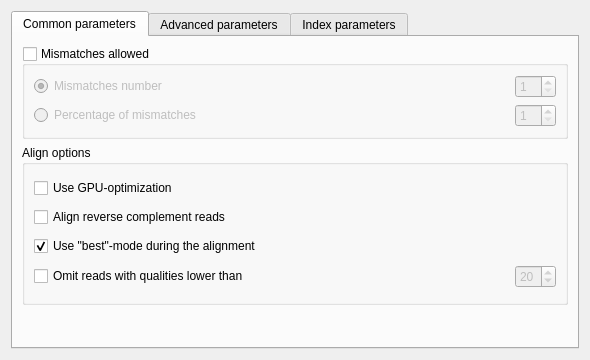
<?xml version="1.0" encoding="UTF-8"?>
<ui version="4.0">
 <class>GenomeAlignerSettings</class>
 <widget class="QWidget" name="GenomeAlignerSettings">
  <property name="geometry">
   <rect>
    <x>0</x>
    <y>0</y>
    <width>590</width>
    <height>360</height>
   </rect>
  </property>
  <property name="windowTitle">
   <string>Form</string>
  </property>
  <layout class="QVBoxLayout" name="verticalLayout_5">
   <item>
    <widget class="QTabWidget" name="tabWidget">
     <property name="sizePolicy">
      <sizepolicy hsizetype="Preferred" vsizetype="Preferred">
       <horstretch>0</horstretch>
       <verstretch>0</verstretch>
      </sizepolicy>
     </property>
     <property name="currentIndex">
      <number>0</number>
     </property>
     <widget class="QWidget" name="tab">
      <attribute name="title">
       <string>Common parameters</string>
      </attribute>
      <layout class="QVBoxLayout" name="verticalLayout_8">
       <item>
        <widget class="QGroupBox" name="groupBox_mismatches">
         <property name="toolTip">
          <string>Chech this box if mismatches between the reference sequence and the reads are allowed.</string>
         </property>
         <property name="title">
          <string>Mismatches allowed</string>
         </property>
         <property name="checkable">
          <bool>true</bool>
         </property>
         <property name="checked">
          <bool>false</bool>
         </property>
         <layout class="QVBoxLayout" name="verticalLayout">
          <item>
           <layout class="QGridLayout" name="gridLayout">
            <item row="0" column="0">
             <widget class="QRadioButton" name="absRadioButton">
              <property name="toolTip">
               <string>Select the number of mismatched nucleotides allowed.</string>
              </property>
              <property name="text">
               <string>Mismatches number</string>
              </property>
              <property name="checked">
               <bool>true</bool>
              </property>
             </widget>
            </item>
            <item row="0" column="1">
             <spacer name="horizontalSpacer">
              <property name="orientation">
               <enum>Qt::Horizontal</enum>
              </property>
              <property name="sizeHint" stdset="0">
               <size>
                <width>40</width>
                <height>20</height>
               </size>
              </property>
             </spacer>
            </item>
            <item row="0" column="2">
             <widget class="QSpinBox" name="mismatchesAllowedSpinBox">
              <property name="toolTip">
               <string>Select the number of mismatched nucleotides allowed.</string>
              </property>
              <property name="minimum">
               <number>1</number>
              </property>
              <property name="maximum">
               <number>3</number>
              </property>
             </widget>
            </item>
            <item row="1" column="0">
             <widget class="QRadioButton" name="percentRadioButton">
              <property name="toolTip">
               <string>Select the percentage of mismatches allowed. Note, that absolute number of mismatches can vary for different reads.</string>
              </property>
              <property name="text">
               <string>Percentage of mismatches</string>
              </property>
             </widget>
            </item>
            <item row="1" column="1">
             <spacer name="horizontalSpacer_2">
              <property name="orientation">
               <enum>Qt::Horizontal</enum>
              </property>
              <property name="sizeHint" stdset="0">
               <size>
                <width>40</width>
                <height>20</height>
               </size>
              </property>
             </spacer>
            </item>
            <item row="1" column="2">
             <widget class="QSpinBox" name="percentMismatchesAllowedSpinBox">
              <property name="enabled">
               <bool>false</bool>
              </property>
              <property name="toolTip">
               <string>Select the percentage of mismatches allowed. Note, that absolute number of mismatches can vary for different reads.</string>
              </property>
              <property name="minimum">
               <number>1</number>
              </property>
              <property name="maximum">
               <number>10</number>
              </property>
             </widget>
            </item>
           </layout>
          </item>
         </layout>
        </widget>
       </item>
       <item>
        <widget class="QGroupBox" name="groupBox_alignOptions">
         <property name="sizePolicy">
          <sizepolicy hsizetype="MinimumExpanding" vsizetype="MinimumExpanding">
           <horstretch>0</horstretch>
           <verstretch>0</verstretch>
          </sizepolicy>
         </property>
         <property name="minimumSize">
          <size>
           <width>0</width>
           <height>160</height>
          </size>
         </property>
         <property name="toolTip">
          <string>Set short reads aligning options.</string>
         </property>
         <property name="title">
          <string>Align options</string>
         </property>
         <layout class="QVBoxLayout" name="verticalLayout_3">
          <item>
           <layout class="QGridLayout" name="gridLayout_2" rowminimumheight="20,20,20,20">
            <property name="horizontalSpacing">
             <number>3</number>
            </property>
            <property name="verticalSpacing">
             <number>9</number>
            </property>
            <property name="topMargin">
             <number>0</number>
            </property>
            <item row="1" column="0">
             <widget class="QCheckBox" name="reverseBox">
              <property name="enabled">
               <bool>true</bool>
              </property>
              <property name="toolTip">
               <string>Use both the read and its reverse complement during aligning.</string>
              </property>
              <property name="text">
               <string>Align reverse complement reads</string>
              </property>
              <property name="checked">
               <bool>false</bool>
              </property>
             </widget>
            </item>
            <item row="2" column="0" colspan="2">
             <widget class="QCheckBox" name="firstMatchBox">
              <property name="toolTip">
               <string>&lt;!DOCTYPE HTML PUBLIC &quot;-//W3C//DTD HTML 4.0//EN&quot; &quot;http://www.w3.org/TR/REC-html40/strict.dtd&quot;&gt;
&lt;html&gt;&lt;head&gt;&lt;meta name=&quot;qrichtext&quot; content=&quot;1&quot; /&gt;&lt;style type=&quot;text/css&quot;&gt;
p, li { white-space: pre-wrap; }
&lt;/style&gt;&lt;/head&gt;&lt;body style=&quot; font-family:'MS Shell Dlg 2'; font-size:8.25pt; font-weight:400; font-style:normal;&quot;&gt;
&lt;p style=&quot; margin-top:0px; margin-bottom:0px; margin-left:0px; margin-right:0px; -qt-block-indent:0; text-indent:0px;&quot;&gt;&lt;span style=&quot; font-size:8pt;&quot;&gt;Report only about best alignments (in terms of mismatches).&lt;/span&gt;&lt;/p&gt;&lt;/body&gt;&lt;/html&gt;</string>
              </property>
              <property name="text">
               <string>Use &quot;best&quot;-mode during the alignment</string>
              </property>
              <property name="checked">
               <bool>true</bool>
              </property>
             </widget>
            </item>
            <item row="3" column="0">
             <widget class="QCheckBox" name="omitQualitiesBox">
              <property name="toolTip">
               <string>Omit reads with qualities lower than the specified value. Reads that have no qualities are not omited.</string>
              </property>
              <property name="text">
               <string>Omit reads with qualities lower than</string>
              </property>
             </widget>
            </item>
            <item row="3" column="1">
             <spacer name="horizontalSpacer_3">
              <property name="orientation">
               <enum>Qt::Horizontal</enum>
              </property>
              <property name="sizeHint" stdset="0">
               <size>
                <width>40</width>
                <height>20</height>
               </size>
              </property>
             </spacer>
            </item>
            <item row="3" column="2">
             <widget class="QSpinBox" name="qualThresholdBox">
              <property name="enabled">
               <bool>false</bool>
              </property>
              <property name="toolTip">
               <string>Omit reads with qualities lower than the specified value. Reads that have no qualities are not omited.</string>
              </property>
              <property name="suffix">
               <string/>
              </property>
              <property name="minimum">
               <number>1</number>
              </property>
              <property name="maximum">
               <number>70</number>
              </property>
              <property name="value">
               <number>20</number>
              </property>
             </widget>
            </item>
            <item row="0" column="0" colspan="3">
             <widget class="QCheckBox" name="gpuBox">
              <property name="toolTip">
               <string>Use an openCL-enabled GPU during the aligning.</string>
              </property>
              <property name="text">
               <string>Use GPU-optimization</string>
              </property>
             </widget>
            </item>
           </layout>
          </item>
         </layout>
        </widget>
       </item>
       <item>
        <spacer name="verticalSpacer">
         <property name="orientation">
          <enum>Qt::Vertical</enum>
         </property>
         <property name="sizeHint" stdset="0">
          <size>
           <width>20</width>
           <height>0</height>
          </size>
         </property>
        </spacer>
       </item>
      </layout>
     </widget>
     <widget class="QWidget" name="tab_2">
      <attribute name="title">
       <string>Advanced parameters</string>
      </attribute>
      <layout class="QVBoxLayout" name="verticalLayout_7">
       <item>
        <widget class="QGroupBox" name="groupBox_2">
         <property name="title">
          <string>Maximum memory for short reads</string>
         </property>
         <layout class="QVBoxLayout" name="verticalLayout_6">
          <item>
           <layout class="QHBoxLayout" name="horizontalLayout_3">
            <item>
             <widget class="QSlider" name="readSlider">
              <property name="toolTip">
               <string>&lt;!DOCTYPE HTML PUBLIC &quot;-//W3C//DTD HTML 4.0//EN&quot; &quot;http://www.w3.org/TR/REC-html40/strict.dtd&quot;&gt;
&lt;html&gt;&lt;head&gt;&lt;meta name=&quot;qrichtext&quot; content=&quot;1&quot; /&gt;&lt;style type=&quot;text/css&quot;&gt;
p, li { white-space: pre-wrap; }
&lt;/style&gt;&lt;/head&gt;&lt;body style=&quot; font-family:'MS Shell Dlg 2'; font-size:8.25pt; font-weight:400; font-style:normal;&quot;&gt;
&lt;p style=&quot; margin-top:0px; margin-bottom:0px; margin-left:0px; margin-right:0px; -qt-block-indent:0; text-indent:0px;&quot;&gt;&lt;span style=&quot; font-size:8pt;&quot;&gt;Allows one to decrease the load on the computer on one side and to increase the computation speed of the task on the other side.
                 &lt;/span&gt;&lt;/p&gt;&lt;/body&gt;&lt;/html&gt;</string>
              </property>
              <property name="orientation">
               <enum>Qt::Horizontal</enum>
              </property>
             </widget>
            </item>
            <item>
             <widget class="QLabel" name="readSizeLabel">
              <property name="minimumSize">
               <size>
                <width>50</width>
                <height>0</height>
               </size>
              </property>
              <property name="maximumSize">
               <size>
                <width>50</width>
                <height>16777215</height>
               </size>
              </property>
              <property name="text">
               <string/>
              </property>
             </widget>
            </item>
           </layout>
          </item>
         </layout>
        </widget>
       </item>
       <item>
        <layout class="QHBoxLayout" name="horizontalLayout_4">
         <item>
          <spacer name="horizontalSpacer_5">
           <property name="orientation">
            <enum>Qt::Horizontal</enum>
           </property>
           <property name="sizeHint" stdset="0">
            <size>
             <width>40</width>
             <height>20</height>
            </size>
           </property>
          </spacer>
         </item>
         <item>
          <widget class="QLabel" name="label">
           <property name="text">
            <string>Total memory usage:</string>
           </property>
          </widget>
         </item>
         <item>
          <widget class="QLabel" name="totalSizeLabel">
           <property name="minimumSize">
            <size>
             <width>61</width>
             <height>0</height>
            </size>
           </property>
           <property name="maximumSize">
            <size>
             <width>61</width>
             <height>16777215</height>
            </size>
           </property>
           <property name="text">
            <string/>
           </property>
          </widget>
         </item>
        </layout>
       </item>
       <item>
        <layout class="QHBoxLayout" name="horizontalLayout_5">
         <item>
          <spacer name="horizontalSpacer_6">
           <property name="orientation">
            <enum>Qt::Horizontal</enum>
           </property>
           <property name="sizeHint" stdset="0">
            <size>
             <width>40</width>
             <height>20</height>
            </size>
           </property>
          </spacer>
         </item>
         <item>
          <widget class="QLabel" name="label_3">
           <property name="text">
            <string>System memory size:</string>
           </property>
          </widget>
         </item>
         <item>
          <widget class="QLabel" name="systemSizeLabel">
           <property name="minimumSize">
            <size>
             <width>61</width>
             <height>0</height>
            </size>
           </property>
           <property name="maximumSize">
            <size>
             <width>61</width>
             <height>16777215</height>
            </size>
           </property>
           <property name="text">
            <string/>
           </property>
          </widget>
         </item>
        </layout>
       </item>
       <item>
        <spacer name="verticalSpacer_2">
         <property name="orientation">
          <enum>Qt::Vertical</enum>
         </property>
         <property name="sizeHint" stdset="0">
          <size>
           <width>20</width>
           <height>0</height>
          </size>
         </property>
        </spacer>
       </item>
      </layout>
     </widget>
     <widget class="QWidget" name="indexTab">
      <attribute name="title">
       <string>Index parameters</string>
      </attribute>
      <layout class="QVBoxLayout" name="verticalLayout_2">
       <item>
        <widget class="QGroupBox" name="refGroupBox">
         <property name="title">
          <string>Reference fragmentation</string>
         </property>
         <layout class="QVBoxLayout" name="verticalLayout_4">
          <item>
           <layout class="QHBoxLayout" name="horizontalLayout">
            <item>
             <widget class="QSlider" name="partSlider">
              <property name="toolTip">
               <string>&lt;!DOCTYPE HTML PUBLIC &quot;-//W3C//DTD HTML 4.0//EN&quot; &quot;http://www.w3.org/TR/REC-html40/strict.dtd&quot;&gt;
&lt;html&gt;&lt;head&gt;&lt;meta name=&quot;qrichtext&quot; content=&quot;1&quot; /&gt;&lt;style type=&quot;text/css&quot;&gt;
p, li { white-space: pre-wrap; }
&lt;/style&gt;&lt;/head&gt;&lt;body style=&quot; font-family:'MS Shell Dlg 2'; font-size:8.25pt; font-weight:400; font-style:normal;&quot;&gt;
&lt;p style=&quot; margin-top:0px; margin-bottom:0px; margin-left:0px; margin-right:0px; -qt-block-indent:0; text-indent:0px;&quot;&gt;&lt;span style=&quot; font-size:8pt;&quot;&gt;This parameter influences the number of parts the
                 reference will be divided. It is better to make it bigger, but it influences the
                 amount of memory used during the alignment.&lt;/span&gt;&lt;/p&gt;&lt;/body&gt;&lt;/html&gt;</string>
              </property>
              <property name="orientation">
               <enum>Qt::Horizontal</enum>
              </property>
             </widget>
            </item>
            <item>
             <widget class="QLabel" name="partSizeLabel">
              <property name="minimumSize">
               <size>
                <width>50</width>
                <height>0</height>
               </size>
              </property>
              <property name="maximumSize">
               <size>
                <width>50</width>
                <height>16777215</height>
               </size>
              </property>
              <property name="text">
               <string/>
              </property>
             </widget>
            </item>
           </layout>
          </item>
          <item>
           <layout class="QHBoxLayout" name="horizontalLayout_2">
            <item>
             <spacer name="horizontalSpacer_4">
              <property name="orientation">
               <enum>Qt::Horizontal</enum>
              </property>
              <property name="sizeHint" stdset="0">
               <size>
                <width>40</width>
                <height>20</height>
               </size>
              </property>
             </spacer>
            </item>
            <item>
             <widget class="QLabel" name="label_2">
              <property name="text">
               <string>Index memory usage size:</string>
              </property>
             </widget>
            </item>
            <item>
             <widget class="QLabel" name="indexSizeLabel">
              <property name="minimumSize">
               <size>
                <width>50</width>
                <height>0</height>
               </size>
              </property>
              <property name="maximumSize">
               <size>
                <width>50</width>
                <height>16777215</height>
               </size>
              </property>
              <property name="text">
               <string/>
              </property>
             </widget>
            </item>
           </layout>
          </item>
         </layout>
        </widget>
       </item>
       <item>
        <widget class="QLabel" name="label_4">
         <property name="text">
          <string>&lt;!DOCTYPE HTML PUBLIC &quot;-//W3C//DTD HTML 4.0//EN&quot; &quot;http://www.w3.org/TR/REC-html40/strict.dtd&quot;&gt;
&lt;html&gt;&lt;head&gt;&lt;meta name=&quot;qrichtext&quot; content=&quot;1&quot; /&gt;&lt;style type=&quot;text/css&quot;&gt;
p, li { white-space: pre-wrap; }
&lt;/style&gt;&lt;/head&gt;&lt;body style=&quot; font-family:'MS Shell Dlg 2'; font-size:8.25pt; font-weight:400; font-style:normal;&quot;&gt;
&lt;p align=&quot;justify&quot; style=&quot; margin-top:0px; margin-bottom:0px; margin-left:0px; margin-right:0px; -qt-block-indent:0; text-indent:0px;&quot;&gt;&lt;span style=&quot; font-size:8pt;&quot;&gt;You can choose a temporary directory for saving index files for the reference that will be built during the alignment. If you need to run this algorithm one more time with the same reference and with the same reference fragmentation parameter, you can use this prebuilt index that will be located in the temporary directory. &lt;/span&gt;&lt;/p&gt;&lt;/body&gt;&lt;/html&gt;</string>
         </property>
         <property name="textFormat">
          <enum>Qt::AutoText</enum>
         </property>
         <property name="scaledContents">
          <bool>false</bool>
         </property>
         <property name="wordWrap">
          <bool>true</bool>
         </property>
        </widget>
       </item>
       <item>
        <layout class="QGridLayout" name="gridLayout_3">
         <item row="0" column="2">
          <widget class="QToolButton" name="buildIndexFileButton">
           <property name="text">
            <string>...</string>
           </property>
          </widget>
         </item>
         <item row="0" column="1">
          <widget class="QLineEdit" name="indexDirEdit">
           <property name="toolTip">
            <string>Specify an index to build during execution of the selected short reads aligning algorithm. If this option is selected, the value is &lt;b&gt;required&lt;/b&gt;.</string>
           </property>
           <property name="readOnly">
            <bool>true</bool>
           </property>
          </widget>
         </item>
         <item row="0" column="0">
          <widget class="QLabel" name="label_5">
           <property name="text">
            <string>Directory for index files:</string>
           </property>
          </widget>
         </item>
        </layout>
       </item>
       <item>
        <spacer name="verticalSpacer_3">
         <property name="orientation">
          <enum>Qt::Vertical</enum>
         </property>
         <property name="sizeHint" stdset="0">
          <size>
           <width>20</width>
           <height>0</height>
          </size>
         </property>
        </spacer>
       </item>
      </layout>
     </widget>
    </widget>
   </item>
  </layout>
 </widget>
 <resources/>
 <connections>
  <connection>
   <sender>omitQualitiesBox</sender>
   <signal>toggled(bool)</signal>
   <receiver>qualThresholdBox</receiver>
   <slot>setEnabled(bool)</slot>
   <hints>
    <hint type="sourcelabel">
     <x>226</x>
     <y>243</y>
    </hint>
    <hint type="destinationlabel">
     <x>376</x>
     <y>244</y>
    </hint>
   </hints>
  </connection>
  <connection>
   <sender>absRadioButton</sender>
   <signal>toggled(bool)</signal>
   <receiver>mismatchesAllowedSpinBox</receiver>
   <slot>setEnabled(bool)</slot>
   <hints>
    <hint type="sourcelabel">
     <x>174</x>
     <y>70</y>
    </hint>
    <hint type="destinationlabel">
     <x>338</x>
     <y>76</y>
    </hint>
   </hints>
  </connection>
  <connection>
   <sender>percentRadioButton</sender>
   <signal>toggled(bool)</signal>
   <receiver>percentMismatchesAllowedSpinBox</receiver>
   <slot>setEnabled(bool)</slot>
   <hints>
    <hint type="sourcelabel">
     <x>164</x>
     <y>104</y>
    </hint>
    <hint type="destinationlabel">
     <x>335</x>
     <y>103</y>
    </hint>
   </hints>
  </connection>
 </connections>
</ui>
